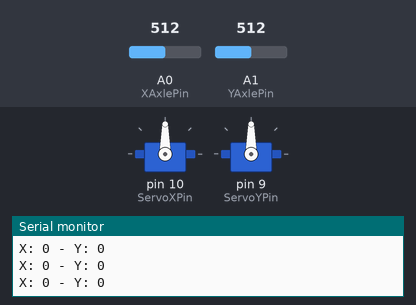
The sketch below on a simulated Arduino Uno, built with avr-gcc and run on an emulated ATmega328P. Parts: 2 × servo, the last lines printed to the serial monitor. The inputs (shaded band) are chosen by the test bench; at power-on: A0 (XAxlePin) = 512, A1 (YAxlePin) = 512.

Above: at 1.2 s.
1.3 s: A0 (XAxlePin) set to 353
2.8 s: A0 (XAxlePin) set to 333
At 3.28 s:
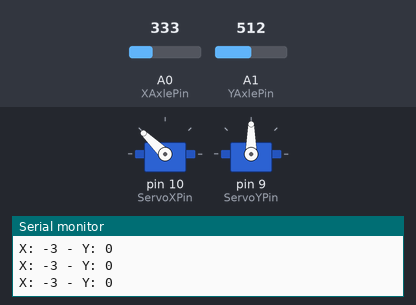
At 4.3 s:
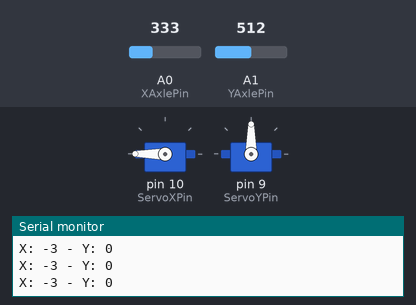
5.2 s: A1 (YAxlePin) set to 354
8.2 s: A1 (YAxlePin) set to 329
At 9.8 s:
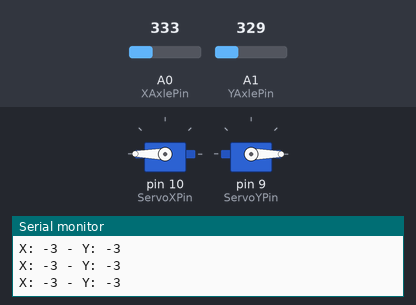
10.6 s: A0 (XAxlePin) set to 755
12.1 s: A0 (XAxlePin) set to 786
At 14.3 s:
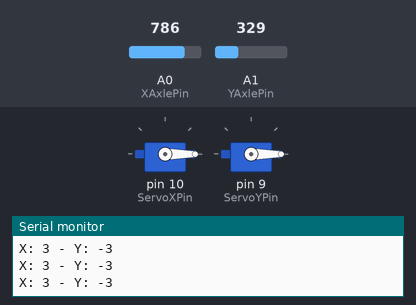
Timing chart, 0 to 15.8 s (numbered marks = the images above; inputs shaded):
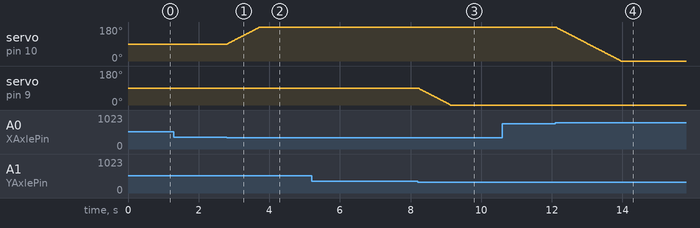

The sketch:

Lab3d.ino
```cpp
#include <Servo.h>

Servo myServoX; // Servo motor for X-axis
Servo myServoY; // Servo motor for Y-axis

const int ServoXPin = 10; // X-axis pin
const int ServoYPin = 9; // Y-axis pin
const int ServoXHomePos = 90; // Home position for X servo
const int ServoYHomePos = 90; // Home position for Y servo
const int ServoXMinPos = 0; // Min position for X servo
const int ServoXMaxPos = 180; // Max position for X servo
const int ServoYMinPos = 0; // Min position for Y servo
const int ServoYMaxPos = 180; // Max position for Y servo

const int XAxlePin = A0; // Joystick X-axis pin
const int YAxlePin = A1; // Joystick Y-axis pin

const int range = 12; // Output range of X or Y movement
const int center = range / 2; // Resting position value
const int threshold = range / 4; // Resting threshold

// Speed adjustment
const int speedFactor = 2; // Increase this value for faster movement

void setup() {
    myServoX.attach(ServoXPin); // Attaching servo X
    myServoY.attach(ServoYPin); // Attaching servo Y
    myServoX.write(ServoXHomePos); // Set initial position
    myServoY.write(ServoYHomePos); // Set initial position
    Serial.begin(9600); // Start serial communication
}

void loop() {
    int XAxleValue = readAxis(XAxlePin);
    int YAxleValue = readAxis(YAxlePin);

    Serial.print("X: ");
    Serial.print(XAxleValue);
    Serial.print(" - Y: ");
    Serial.println(YAxleValue);

    // Move servos based on joystick input
    moveServos(XAxleValue, YAxleValue);

    delay(20); // Delay for stability and responsiveness
}

int readAxis(int thisAxis) {
    int reading = analogRead(thisAxis);
    reading = map(reading, 0, 1023, 0, range);
    int distance = reading - center;

    return (abs(distance) < threshold) ? 0 : distance; // Return distance or 0
}

void moveServos(int XValue, int YValue) {
    static int ServoXPos = ServoXHomePos;
    static int ServoYPos = ServoYHomePos;

    // Adjust X-axis servo position
    if (XValue != 0) {
        ServoXPos += (XValue > 0) ? -speedFactor : speedFactor; // Faster movement
    }

    // Adjust Y-axis servo position
    if (YValue != 0) {
        ServoYPos += (YValue > 0) ? speedFactor : -speedFactor; // Faster movement
    }

    // Constrain servo positions
    ServoXPos = constrain(ServoXPos, ServoXMinPos, ServoXMaxPos);
    ServoYPos = constrain(ServoYPos, ServoYMinPos, ServoYMaxPos);

    // Update servos only if positions changed
    myServoX.write(ServoXPos);
    myServoY.write(ServoYPos);
}
```

Measured:
- the behaviour switches between 341 and 340 on A0 (XAxlePin) (found by bisection; images 0 and 1)
- the behaviour switches between 341 and 340 on A1 (YAxlePin) (found by bisection; images 2 and 3)
- the behaviour switches between 767 and 768 on A0 (XAxlePin) (found by bisection; images 3 and 4)
- after the input at 2.8 s, servo on pin 10 (ServoXPin): moves from 90° to 180° over 0.91 s, starting at once
- after the input at 8.2 s, servo on pin 9 (ServoYPin): moves from 90° to 0° over 0.91 s, starting at once
- after the input at 12.1 s, servo on pin 10 (ServoXPin): moves from 180° to 0° over 1.8 s, starting at once
